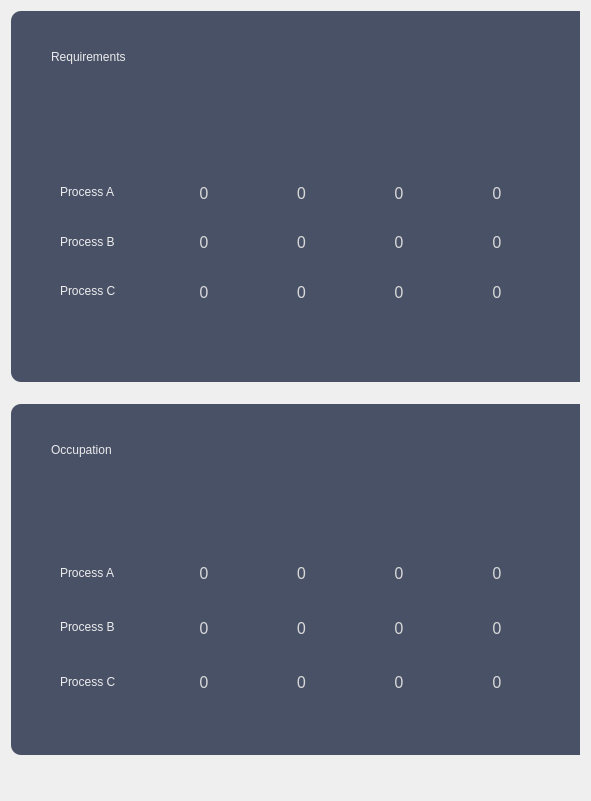
   <widget class="QWidget" name="layoutWidget">
    <property name="geometry">
     <rect>
      <x>550</x>
      <y>20</y>
      <width>591</width>
      <height>801</height>
     </rect>
    </property>
    <layout class="QVBoxLayout" name="Matrices">
     <item>
      <widget class="QGroupBox" name="RequirementsMatrix">
       <property name="styleSheet">
        <string notr="true">border: none;</string>
       </property>
       <property name="flat">
        <bool>true</bool>
       </property>
       <widget class="QLabel" name="Needed_Matrix_Label">
        <property name="geometry">
         <rect>
          <x>0</x>
          <y>0</y>
          <width>591</width>
          <height>371</height>
         </rect>
        </property>
        <property name="styleSheet">
         <string notr="true">background-color: rgb(73, 81, 103);
border-radius: 10px;
</string>
        </property>
        <property name="text">
         <string/>
        </property>
       </widget>
       <widget class="QLabel" name="Requirements_headline_label">
        <property name="geometry">
         <rect>
          <x>40</x>
          <y>30</y>
          <width>171</width>
          <height>31</height>
         </rect>
        </property>
        <property name="styleSheet">
         <string notr="true">background-color: none;
color: rgb(235, 235, 235);
font: 18pt &quot;Futura Hv BT&quot;;</string>
        </property>
        <property name="text">
         <string>Requirements</string>
        </property>
       </widget>
       <widget class="QFrame" name="frame">
        <property name="geometry">
         <rect>
          <x>40</x>
          <y>100</y>
          <width>501</width>
          <height>211</height>
         </rect>
        </property>
        <property name="styleSheet">
         <string notr="true">background-color: none;</string>
        </property>
        <layout class="QGridLayout" name="gridLayout_2">
         <item row="1" column="2">
          <widget class="QLabel" name="A2_label_needed">
           <property name="font">
            <font>
             <family>Futura PT</family>
             <pointsize>12</pointsize>
             <italic>false</italic>
             <bold>false</bold>
            </font>
           </property>
           <property name="styleSheet">
            <string notr="true">color: rgb(217, 217, 217);
font: 500 12pt &quot;Futura PT&quot;;
background-color: rgb(73, 81, 103);</string>
           </property>
           <property name="text">
            <string>0</string>
           </property>
           <property name="alignment">
            <set>Qt::AlignCenter</set>
           </property>
          </widget>
         </item>
         <item row="2" column="4">
          <widget class="QLabel" name="B4_label_needed">
           <property name="font">
            <font>
             <family>Futura PT</family>
             <pointsize>12</pointsize>
             <italic>false</italic>
             <bold>false</bold>
            </font>
           </property>
           <property name="styleSheet">
            <string notr="true">color: rgb(217, 217, 217);
font: 500 12pt &quot;Futura PT&quot;;
background-color: rgb(73, 81, 103);</string>
           </property>
           <property name="text">
            <string>0</string>
           </property>
           <property name="alignment">
            <set>Qt::AlignCenter</set>
           </property>
          </widget>
         </item>
         <item row="0" column="3">
          <widget class="QLabel" name="Requirements_Plotter_Icon_label">
           <property name="styleSheet">
            <string notr="true">background-color: none;
image: url(:/resources/Plotter_Icon.png);</string>
           </property>
           <property name="text">
            <string/>
           </property>
          </widget>
         </item>
         <item row="1" column="3">
          <widget class="QLabel" name="A3_label_needed">
           <property name="font">
            <font>
             <family>Futura PT</family>
             <pointsize>12</pointsize>
             <italic>false</italic>
             <bold>false</bold>
            </font>
           </property>
           <property name="styleSheet">
            <string notr="true">color: rgb(217, 217, 217);
font: 500 12pt &quot;Futura PT&quot;;
background-color: rgb(73, 81, 103);</string>
           </property>
           <property name="text">
            <string>0</string>
           </property>
           <property name="alignment">
            <set>Qt::AlignCenter</set>
           </property>
          </widget>
         </item>
         <item row="0" column="2">
          <widget class="QLabel" name="Requirements_CD_Icon_label">
           <property name="styleSheet">
            <string notr="true">background-color: none;
image: url(:/resources/CD-ROM_Icon.png);</string>
           </property>
           <property name="text">
            <string/>
           </property>
          </widget>
         </item>
         <item row="3" column="2">
          <widget class="QLabel" name="C2_label_needed">
           <property name="font">
            <font>
             <family>Futura PT</family>
             <pointsize>12</pointsize>
             <italic>false</italic>
             <bold>false</bold>
            </font>
           </property>
           <property name="styleSheet">
            <string notr="true">color: rgb(217, 217, 217);
font: 500 12pt &quot;Futura PT&quot;;
background-color: rgb(73, 81, 103);</string>
           </property>
           <property name="text">
            <string>0</string>
           </property>
           <property name="alignment">
            <set>Qt::AlignCenter</set>
           </property>
          </widget>
         </item>
         <item row="2" column="0">
          <widget class="QLabel" name="Requirements_Process_B_Label">
           <property name="styleSheet">
            <string notr="true">background-color: none;
color: rgb(237, 237, 237);
font: 12pt &quot;Futura Bk BT&quot;;</string>
           </property>
           <property name="text">
            <string>Process B</string>
           </property>
          </widget>
         </item>
         <item row="1" column="1">
          <widget class="QLabel" name="A1_label_needed">
           <property name="font">
            <font>
             <family>Futura PT</family>
             <pointsize>12</pointsize>
             <italic>false</italic>
             <bold>false</bold>
            </font>
           </property>
           <property name="styleSheet">
            <string notr="true">color: rgb(217, 217, 217);
font: 500 12pt &quot;Futura PT&quot;;
background-color: rgb(73, 81, 103);</string>
           </property>
           <property name="text">
            <string>0</string>
           </property>
           <property name="alignment">
            <set>Qt::AlignCenter</set>
           </property>
          </widget>
         </item>
         <item row="2" column="2">
          <widget class="QLabel" name="B2_label_needed">
           <property name="font">
            <font>
             <family>Futura PT</family>
             <pointsize>12</pointsize>
             <italic>false</italic>
             <bold>false</bold>
            </font>
           </property>
           <property name="styleSheet">
            <string notr="true">color: rgb(217, 217, 217);
font: 500 12pt &quot;Futura PT&quot;;
background-color: rgb(73, 81, 103);</string>
           </property>
           <property name="text">
            <string>0</string>
           </property>
           <property name="alignment">
            <set>Qt::AlignCenter</set>
           </property>
          </widget>
         </item>
         <item row="1" column="0">
          <widget class="QLabel" name="Requirements_Process_A_Label">
           <property name="styleSheet">
            <string notr="true">background-color: none;
color: rgb(237, 237, 237);
font: 12pt &quot;Futura Bk BT&quot;;</string>
           </property>
           <property name="text">
            <string>Process A</string>
           </property>
          </widget>
         </item>
         <item row="0" column="4">
          <widget class="QLabel" name="Requirements_TapeDrive_Icon_label">
           <property name="styleSheet">
            <string notr="true">background-color: none;
image: url(:/resources/TapeDrive_Icon.png);</string>
           </property>
           <property name="text">
            <string/>
           </property>
          </widget>
         </item>
         <item row="3" column="4">
          <widget class="QLabel" name="C4_label_needed">
           <property name="font">
            <font>
             <family>Futura PT</family>
             <pointsize>12</pointsize>
             <italic>false</italic>
             <bold>false</bold>
            </font>
           </property>
           <property name="styleSheet">
            <string notr="true">color: rgb(217, 217, 217);
background-color: rgb(73, 81, 103);
font: 500 12pt &quot;Futura PT&quot;;</string>
           </property>
           <property name="text">
            <string>0</string>
           </property>
           <property name="alignment">
            <set>Qt::AlignCenter</set>
           </property>
          </widget>
         </item>
         <item row="0" column="1">
          <widget class="QLabel" name="Requirements_Printer_Icon_label">
           <property name="styleSheet">
            <string notr="true">background-color: none;
image: url(:/resources/Printer_Icon.png);</string>
           </property>
           <property name="text">
            <string/>
           </property>
          </widget>
         </item>
         <item row="3" column="0">
          <widget class="QLabel" name="Requirements_Process_C_Label">
           <property name="styleSheet">
            <string notr="true">background-color: none;
color: rgb(237, 237, 237);
font: 12pt &quot;Futura Bk BT&quot;;
</string>
           </property>
           <property name="text">
            <string>Process C</string>
           </property>
          </widget>
         </item>
         <item row="2" column="3">
          <widget class="QLabel" name="B3_label_needed">
           <property name="font">
            <font>
             <family>Futura PT</family>
             <pointsize>12</pointsize>
             <italic>false</italic>
             <bold>false</bold>
            </font>
           </property>
           <property name="styleSheet">
            <string notr="true">color: rgb(217, 217, 217);
font: 500 12pt &quot;Futura PT&quot;;
background-color: rgb(73, 81, 103);</string>
           </property>
           <property name="text">
            <string>0</string>
           </property>
           <property name="alignment">
            <set>Qt::AlignCenter</set>
           </property>
          </widget>
         </item>
         <item row="1" column="4">
          <widget class="QLabel" name="A4_label_needed">
           <property name="font">
            <font>
             <family>Futura PT</family>
             <pointsize>12</pointsize>
             <italic>false</italic>
             <bold>false</bold>
            </font>
           </property>
           <property name="styleSheet">
            <string notr="true">color: rgb(217, 217, 217);
font: 500 12pt &quot;Futura PT&quot;;
background-color: rgb(73, 81, 103);</string>
           </property>
           <property name="text">
            <string>0</string>
           </property>
           <property name="alignment">
            <set>Qt::AlignCenter</set>
           </property>
          </widget>
         </item>
         <item row="2" column="1">
          <widget class="QLabel" name="B1_label_needed">
           <property name="font">
            <font>
             <family>Futura PT</family>
             <pointsize>12</pointsize>
             <italic>false</italic>
             <bold>false</bold>
            </font>
           </property>
           <property name="styleSheet">
            <string notr="true">color: rgb(217, 217, 217);
font: 500 12pt &quot;Futura PT&quot;;
background-color: rgb(73, 81, 103);</string>
           </property>
           <property name="text">
            <string>0</string>
           </property>
           <property name="alignment">
            <set>Qt::AlignCenter</set>
           </property>
          </widget>
         </item>
         <item row="3" column="3">
          <widget class="QLabel" name="C3_label_needed">
           <property name="font">
            <font>
             <family>Futura PT</family>
             <pointsize>12</pointsize>
             <italic>false</italic>
             <bold>false</bold>
            </font>
           </property>
           <property name="styleSheet">
            <string notr="true">color: rgb(217, 217, 217);
font: 500 12pt &quot;Futura PT&quot;;
background-color: rgb(73, 81, 103);</string>
           </property>
           <property name="text">
            <string>0</string>
           </property>
           <property name="alignment">
            <set>Qt::AlignCenter</set>
           </property>
          </widget>
         </item>
         <item row="3" column="1">
          <widget class="QLabel" name="C1_label_needed">
           <property name="font">
            <font>
             <family>Futura PT</family>
             <pointsize>12</pointsize>
             <italic>false</italic>
             <bold>false</bold>
            </font>
           </property>
           <property name="styleSheet">
            <string notr="true">color: rgb(217, 217, 217);
font: 500 12pt &quot;Futura PT&quot;;
background-color: rgb(73, 81, 103);</string>
           </property>
           <property name="text">
            <string>0</string>
           </property>
           <property name="alignment">
            <set>Qt::AlignCenter</set>
           </property>
          </widget>
         </item>
        </layout>
       </widget>
      </widget>
     </item>
     <item>
      <widget class="QGroupBox" name="OccupationMatrix">
       <property name="styleSheet">
        <string notr="true">border: none;</string>
       </property>
       <property name="flat">
        <bool>true</bool>
       </property>
       <widget class="QLabel" name="Occupation_Matrix_Label">
        <property name="geometry">
         <rect>
          <x>0</x>
          <y>0</y>
          <width>591</width>
          <height>351</height>
         </rect>
        </property>
        <property name="styleSheet">
         <string notr="true">background-color: rgb(73, 81, 103);
border-radius: 10px;</string>
        </property>
        <property name="text">
         <string/>
        </property>
       </widget>
       <widget class="QLabel" name="Occupation_headline_label">
        <property name="geometry">
         <rect>
          <x>40</x>
          <y>30</y>
          <width>141</width>
          <height>31</height>
         </rect>
        </property>
        <property name="styleSheet">
         <string notr="true">background-color: none;
color: rgb(235, 235, 235);
font: 18pt &quot;Futura Hv BT&quot;;</string>
        </property>
        <property name="text">
         <string>Occupation</string>
        </property>
       </widget>
       <widget class="QFrame" name="occupation_frame">
        <property name="geometry">
         <rect>
          <x>40</x>
          <y>80</y>
          <width>501</width>
          <height>231</height>
         </rect>
        </property>
        <property name="styleSheet">
         <string notr="true">background-color: none;</string>
        </property>
        <layout class="QGridLayout" name="gridLayout">
         <item row="0" column="1">
          <widget class="QLabel" name="Occupation_Printer_Icon_label">
           <property name="styleSheet">
            <string notr="true">background-color: none;
image: url(:/resources/Printer_Icon.png);</string>
           </property>
           <property name="text">
            <string/>
           </property>
          </widget>
         </item>
         <item row="0" column="2">
          <widget class="QLabel" name="Occupation_CD_Icon_label">
           <property name="styleSheet">
            <string notr="true">background-color: none;
image: url(:/resources/CD-ROM_Icon.png);</string>
           </property>
           <property name="text">
            <string/>
           </property>
          </widget>
         </item>
         <item row="0" column="3">
          <widget class="QLabel" name="Occupation_Plotter_Icon_label">
           <property name="styleSheet">
            <string notr="true">background-color: none;
image: url(:/resources/Plotter_Icon.png);</string>
           </property>
           <property name="text">
            <string/>
           </property>
          </widget>
         </item>
         <item row="0" column="4">
          <widget class="QLabel" name="Occupation_TapeDrive_Icon_label">
           <property name="styleSheet">
            <string notr="true">background-color: none;
image: url(:/resources/TapeDrive_Icon.png);</string>
           </property>
           <property name="text">
            <string/>
           </property>
          </widget>
         </item>
         <item row="1" column="0">
          <widget class="QLabel" name="Occupation_Process_A_Label">
           <property name="styleSheet">
            <string notr="true">background-color: none;
color: rgb(237, 237, 237);
font: 12pt &quot;Futura Bk BT&quot;;</string>
           </property>
           <property name="text">
            <string>Process A</string>
           </property>
          </widget>
         </item>
         <item row="1" column="1">
          <widget class="QLabel" name="A1_label_occupation">
           <property name="font">
            <font>
             <family>Futura PT</family>
             <pointsize>12</pointsize>
             <italic>false</italic>
             <bold>false</bold>
            </font>
           </property>
           <property name="styleSheet">
            <string notr="true">color: rgb(217, 217, 217);
font: 500 12pt &quot;Futura PT&quot;;
background-color: rgb(73, 81, 103);</string>
           </property>
           <property name="text">
            <string>0</string>
           </property>
           <property name="alignment">
            <set>Qt::AlignCenter</set>
           </property>
          </widget>
         </item>
         <item row="1" column="2">
          <widget class="QLabel" name="A2_label_occupation">
           <property name="font">
            <font>
             <family>Futura PT</family>
             <pointsize>12</pointsize>
             <italic>false</italic>
             <bold>false</bold>
            </font>
           </property>
           <property name="styleSheet">
            <string notr="true">color: rgb(217, 217, 217);
font: 500 12pt &quot;Futura PT&quot;;
background-color: rgb(73, 81, 103);</string>
           </property>
           <property name="text">
            <string>0</string>
           </property>
           <property name="alignment">
            <set>Qt::AlignCenter</set>
           </property>
          </widget>
         </item>
         <item row="1" column="3">
          <widget class="QLabel" name="A3_label_occupation">
           <property name="font">
            <font>
             <family>Futura PT</family>
             <pointsize>12</pointsize>
             <italic>false</italic>
             <bold>false</bold>
            </font>
           </property>
           <property name="styleSheet">
            <string notr="true">color: rgb(217, 217, 217);
font: 500 12pt &quot;Futura PT&quot;;
background-color: rgb(73, 81, 103);</string>
           </property>
           <property name="text">
            <string>0</string>
           </property>
           <property name="alignment">
            <set>Qt::AlignCenter</set>
           </property>
          </widget>
         </item>
         <item row="1" column="4">
          <widget class="QLabel" name="A4_label_occupation">
           <property name="font">
            <font>
             <family>Futura PT</family>
             <pointsize>12</pointsize>
             <italic>false</italic>
             <bold>false</bold>
            </font>
           </property>
           <property name="styleSheet">
            <string notr="true">color: rgb(217, 217, 217);
font: 500 12pt &quot;Futura PT&quot;;
background-color: rgb(73, 81, 103);</string>
           </property>
           <property name="text">
            <string>0</string>
           </property>
           <property name="alignment">
            <set>Qt::AlignCenter</set>
           </property>
          </widget>
         </item>
         <item row="2" column="0">
          <widget class="QLabel" name="Occupation_Process_B_Label">
           <property name="styleSheet">
            <string notr="true">background-color: none;
color: rgb(237, 237, 237);
font: 12pt &quot;Futura Bk BT&quot;;</string>
           </property>
           <property name="text">
            <string>Process B</string>
           </property>
          </widget>
         </item>
         <item row="2" column="3">
          <widget class="QLabel" name="B3_label_occupation">
           <property name="font">
            <font>
             <family>Futura PT</family>
             <pointsize>12</pointsize>
             <italic>false</italic>
             <bold>false</bold>
            </font>
           </property>
           <property name="styleSheet">
            <string notr="true">color: rgb(217, 217, 217);
font: 500 12pt &quot;Futura PT&quot;;
background-color: rgb(73, 81, 103);</string>
           </property>
           <property name="text">
            <string>0</string>
           </property>
           <property name="alignment">
            <set>Qt::AlignCenter</set>
           </property>
          </widget>
         </item>
         <item row="2" column="1">
          <widget class="QLabel" name="B1_label_occupation">
           <property name="font">
            <font>
             <family>Futura PT</family>
             <pointsize>12</pointsize>
             <italic>false</italic>
             <bold>false</bold>
            </font>
           </property>
           <property name="styleSheet">
            <string notr="true">color: rgb(217, 217, 217);
font: 500 12pt &quot;Futura PT&quot;;
background-color: rgb(73, 81, 103);</string>
           </property>
           <property name="text">
            <string>0</string>
           </property>
           <property name="alignment">
            <set>Qt::AlignCenter</set>
           </property>
          </widget>
         </item>
         <item row="2" column="2">
          <widget class="QLabel" name="B2_label_occupation">
           <property name="font">
            <font>
             <family>Futura PT</family>
             <pointsize>12</pointsize>
             <italic>false</italic>
             <bold>false</bold>
            </font>
           </property>
           <property name="styleSheet">
            <string notr="true">color: rgb(217, 217, 217);
font: 500 12pt &quot;Futura PT&quot;;
background-color: rgb(73, 81, 103);</string>
           </property>
           <property name="text">
            <string>0</string>
           </property>
           <property name="alignment">
            <set>Qt::AlignCenter</set>
           </property>
          </widget>
         </item>
         <item row="2" column="4">
          <widget class="QLabel" name="B4_label_occupation">
           <property name="font">
            <font>
             <family>Futura PT</family>
             <pointsize>12</pointsize>
             <italic>false</italic>
             <bold>false</bold>
            </font>
           </property>
           <property name="styleSheet">
            <string notr="true">color: rgb(217, 217, 217);
font: 500 12pt &quot;Futura PT&quot;;
background-color: rgb(73, 81, 103);</string>
           </property>
           <property name="text">
            <string>0</string>
           </property>
           <property name="alignment">
            <set>Qt::AlignCenter</set>
           </property>
          </widget>
         </item>
         <item row="3" column="3">
          <widget class="QLabel" name="C3_label_occupation">
           <property name="font">
            <font>
             <family>Futura PT</family>
             <pointsize>12</pointsize>
             <italic>false</italic>
             <bold>false</bold>
            </font>
           </property>
           <property name="styleSheet">
            <string notr="true">color: rgb(217, 217, 217);
font: 500 12pt &quot;Futura PT&quot;;
background-color: rgb(73, 81, 103);</string>
           </property>
           <property name="text">
            <string>0</string>
           </property>
           <property name="alignment">
            <set>Qt::AlignCenter</set>
           </property>
          </widget>
         </item>
         <item row="3" column="4">
          <widget class="QLabel" name="C4_label_occupation">
           <property name="font">
            <font>
             <family>Futura PT</family>
             <pointsize>12</pointsize>
             <italic>false</italic>
             <bold>false</bold>
            </font>
           </property>
           <property name="styleSheet">
            <string notr="true">color: rgb(217, 217, 217);
background-color: rgb(73, 81, 103);
font: 500 12pt &quot;Futura PT&quot;;</string>
           </property>
           <property name="text">
            <string>0</string>
           </property>
           <property name="alignment">
            <set>Qt::AlignCenter</set>
           </property>
          </widget>
         </item>
         <item row="3" column="2">
          <widget class="QLabel" name="C2_label_occupation">
           <property name="font">
            <font>
             <family>Futura PT</family>
             <pointsize>12</pointsize>
             <italic>false</italic>
             <bold>false</bold>
            </font>
           </property>
           <property name="styleSheet">
            <string notr="true">color: rgb(217, 217, 217);
font: 500 12pt &quot;Futura PT&quot;;
background-color: rgb(73, 81, 103);</string>
           </property>
           <property name="text">
            <string>0</string>
           </property>
           <property name="alignment">
            <set>Qt::AlignCenter</set>
           </property>
          </widget>
         </item>
         <item row="3" column="1">
          <widget class="QLabel" name="C1_label_occupation">
           <property name="font">
            <font>
             <family>Futura PT</family>
             <pointsize>12</pointsize>
             <italic>false</italic>
             <bold>false</bold>
            </font>
           </property>
           <property name="styleSheet">
            <string notr="true">color: rgb(217, 217, 217);
font: 500 12pt &quot;Futura PT&quot;;
background-color: rgb(73, 81, 103);</string>
           </property>
           <property name="text">
            <string>0</string>
           </property>
           <property name="alignment">
            <set>Qt::AlignCenter</set>
           </property>
          </widget>
         </item>
         <item row="3" column="0">
          <widget class="QLabel" name="Occupation_Process_C_Label">
           <property name="styleSheet">
            <string notr="true">background-color: none;
color: rgb(237, 237, 237);
font: 12pt &quot;Futura Bk BT&quot;;
</string>
           </property>
           <property name="text">
            <string>Process C</string>
           </property>
          </widget>
         </item>
        </layout>
       </widget>
      </widget>
     </item>
    </layout>
   </widget>
